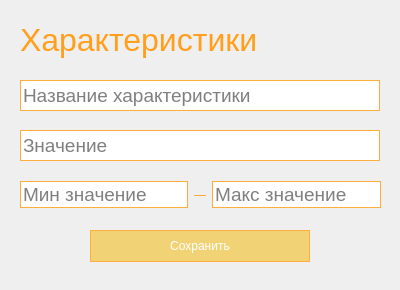
<?xml version="1.0" encoding="UTF-8"?>
<ui version="4.0">
 <class>Dialog</class>
 <widget class="QDialog" name="Dialog">
  <property name="geometry">
   <rect>
    <x>0</x>
    <y>0</y>
    <width>400</width>
    <height>290</height>
   </rect>
  </property>
  <property name="minimumSize">
   <size>
    <width>400</width>
    <height>290</height>
   </size>
  </property>
  <property name="maximumSize">
   <size>
    <width>400</width>
    <height>290</height>
   </size>
  </property>
  <property name="windowTitle">
   <string>Характеристики</string>
  </property>
  <widget class="QWidget" name="widget" native="true">
   <property name="geometry">
    <rect>
     <x>10</x>
     <y>10</y>
     <width>380</width>
     <height>270</height>
    </rect>
   </property>
   <property name="styleSheet">
    <string notr="true">QLabel{
	color: #ff9f1b;
}

QLineEdit{
	border: 1px solid #ffad3d;
}

QPushButton{
	color:white;
	background-color: #f1d275;
	border: 1px solid #ffad3d;
	height: 30px;
}

QPushButton:pressed{
	background-color: #ff9d16;
	font-weight: bold;
}

QPushButton:hover{
	background-color: #ff9d16;
}

QTableView{
	border: 1px solid #ffad3d;
}

QTableView::section{
	background-color: #f1d275;
	color: white;
	border: 1px solid #ffad3d;
	font-size: 14pt;
}

QTableView::item{
	border: 1px solid #ffad3d;
	color: #ffa120;
}

QTableView::item:selected{
	font-weight: bold;
}</string>
   </property>
   <widget class="QLabel" name="characteristics">
    <property name="geometry">
     <rect>
      <x>10</x>
      <y>10</y>
      <width>360</width>
      <height>40</height>
     </rect>
    </property>
    <property name="font">
     <font>
      <pointsize>24</pointsize>
     </font>
    </property>
    <property name="text">
     <string>Характеристики</string>
    </property>
   </widget>
   <widget class="QLineEdit" name="fill_diagnostic_characteristic">
    <property name="geometry">
     <rect>
      <x>10</x>
      <y>70</y>
      <width>360</width>
      <height>31</height>
     </rect>
    </property>
    <property name="font">
     <font>
      <pointsize>14</pointsize>
     </font>
    </property>
    <property name="text">
     <string/>
    </property>
    <property name="placeholderText">
     <string>Название характеристики</string>
    </property>
   </widget>
   <widget class="QLineEdit" name="fill_value">
    <property name="geometry">
     <rect>
      <x>10</x>
      <y>120</y>
      <width>360</width>
      <height>31</height>
     </rect>
    </property>
    <property name="font">
     <font>
      <pointsize>14</pointsize>
     </font>
    </property>
    <property name="placeholderText">
     <string>Значение</string>
    </property>
   </widget>
   <widget class="QPushButton" name="save_diagnostic_characteristic">
    <property name="geometry">
     <rect>
      <x>80</x>
      <y>220</y>
      <width>220</width>
      <height>32</height>
     </rect>
    </property>
    <property name="text">
     <string>Сохранить</string>
    </property>
   </widget>
   <widget class="QWidget" name="layoutWidget">
    <property name="geometry">
     <rect>
      <x>10</x>
      <y>170</y>
      <width>361</width>
      <height>29</height>
     </rect>
    </property>
    <layout class="QHBoxLayout" name="horizontalLayout">
     <item>
      <widget class="QLineEdit" name="min_vavue">
       <property name="font">
        <font>
         <pointsize>14</pointsize>
        </font>
       </property>
       <property name="text">
        <string/>
       </property>
       <property name="placeholderText">
        <string>Мин значение</string>
       </property>
      </widget>
     </item>
     <item>
      <widget class="QLabel" name="label">
       <property name="text">
        <string>—</string>
       </property>
      </widget>
     </item>
     <item>
      <widget class="QLineEdit" name="max_value">
       <property name="font">
        <font>
         <pointsize>14</pointsize>
        </font>
       </property>
       <property name="text">
        <string/>
       </property>
       <property name="placeholderText">
        <string>Макс значение</string>
       </property>
      </widget>
     </item>
    </layout>
   </widget>
  </widget>
 </widget>
 <resources/>
 <connections/>
</ui>
